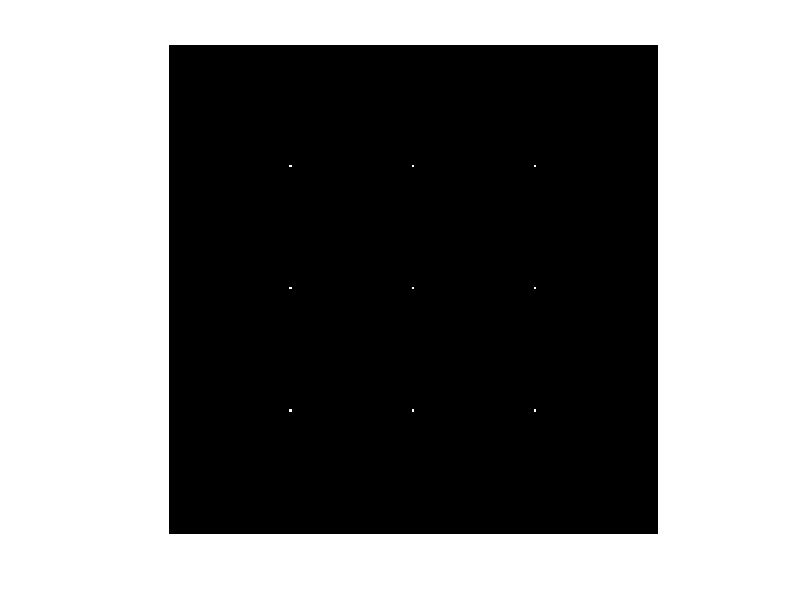

Write MATLAB code to recreate this figure.
%% point source ray-tracing prototype

% declare point sources in world space.  The camera is usually at [0 0 0],
% and pointing towards -z.  We are using a right-handed coordinate system.
pointSources = [0 0 -10;
                0 5 -10;
                0 -5 -10;
                5 0 -10;
                5 5 -10;
                5 -5 -10;
                -5 0 -10;
                -5 5 -10;
                -5 -5 -10;];
 
%% pinhole camera test

%sensor properties
sensor.size = [24 24]; %in mm
sensor.position = [0 0 100]; 
sensor.resolution = [200 200];
sensor.image = zeros(sensor.resolution);

% simple pinhole test
pinholePosition = [0 0 0];

%loop through all point sources
for curInd = 1:size(pointSources, 1);
    
    curPointSource = pointSources(curInd, :);
    
    %trace ray from point source to pinhole, to image.  only 1 sample is
    %needed in the pinhole case
    ray.origin = curPointSource;
    ray.direction = pinholePosition - ray.origin;
    ray.direction = ray.direction./norm(ray.direction);
    
    %calculate intersection point at sensor
    intersectZ = sensor.position(3);
    intersectT = (intersectZ - ray.origin(3))/ray.direction(3);
    
    intersectPosition = ray.origin + ray.direction .* intersectT;
    imagePixel = [intersectPosition(2) intersectPosition(1)]; 
    imagePixel = round(imagePixel + sensor.resolution./2);
    
    %make sure imagePixel is in range;
    imagePixel(imagePixel < 1) = 1;
    imagePixel = min(imagePixel, sensor.resolution);
    
    %add a value to the intersection position
    sensor.image(imagePixel(1), imagePixel(2)) = sensor.image(imagePixel(1), imagePixel(2)) + 1;
end

figure; imshow(sensor.image);


